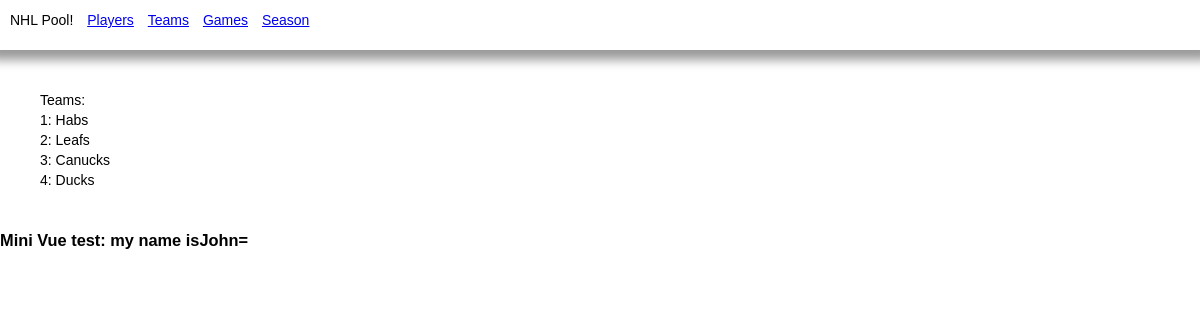
The app's page /listview with its own data.
### polls/models.py (models this page shows, shortened)
class Team(models.Model):
    name = models.CharField(max_length=200, unique=True)
    imageFileName = models.CharField(max_length=200, default="file.jpg")
    objects = TeamManager()

### polls/views.py (the view)
# urls.py: path("listview", views.TeamsListView.as_view()), # simple test for generic views
class TeamsListView(ListView):
    model = Team
    template_name = "polls/teams_listview.html"

### polls/templates/polls/teams_listview.html
{% extends 'polls/base.html' %}
{% block content %}
Teams:
{% for t in object_list %}
    <div>
        {{t.id}}:
        {{t.name}}
    </div>
{% endfor %}
{% endblock %}

### polls/static/polls/styles.css (style rules this page uses)
body { margin:0px; font-family: arial; line-height:20px; font-size:14px; }

### records on screen
Team: id "1", name "Habs"
Team: id "2", name "Leafs"
Team: id "3", name "Canucks"
Team: id "4", name "Ducks"
